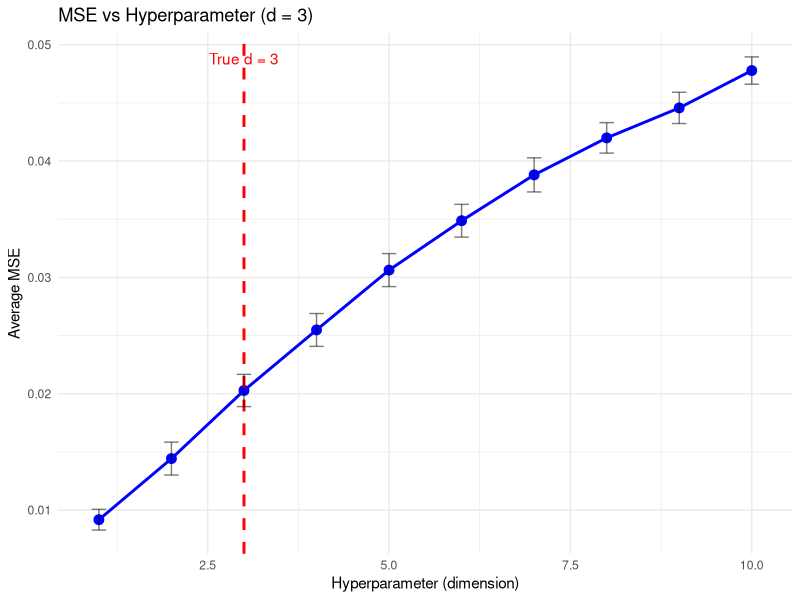

The R script that drew this image:
library(ggplot2)

set.seed(123)

n <- 100
d <- 3
n_reps <- 30
hyper_values <- 1:10

results_df <- data.frame()

for (hyper in hyper_values) {
  mse_values <- numeric(n_reps)

  for (rep in 1:n_reps) {
    X <- matrix(runif(n * d, 0, 0.5), nrow = n, ncol = d)
    X <- t(apply(X, 1, function(x) x / sqrt(sum(x^2)) * 0.7))

    P_true <- X %*% t(X)
    P_true <- pmin(pmax(P_true, 0), 1)
    diag(P_true) <- 0

    A <- matrix(0, n, n)
    for (i in 1:(n-1)) {
      for (j in (i+1):n) {
        if (runif(1) < P_true[i, j]) {
          A[i, j] <- 1
          A[j, i] <- 1
        }
      }
    }

    eigen_result <- eigen(A, symmetric = TRUE)
    eigenvalues <- eigen_result$values[1:hyper]
    eigenvectors <- eigen_result$vectors[, 1:hyper]

    if (hyper == 1) {
      Lambda_sqrt <- sqrt(max(eigenvalues, 0))
      X_hat <- eigenvectors * Lambda_sqrt
    } else {
      Lambda_sqrt <- diag(sqrt(pmax(eigenvalues, 0)))
      X_hat <- eigenvectors %*% Lambda_sqrt
    }

    P_hat <- X_hat %*% t(X_hat)
    P_hat <- pmin(pmax(P_hat, 0), 1)
    diag(P_hat) <- 0

    upper_tri_idx <- upper.tri(P_true)
    P_true_vec <- P_true[upper_tri_idx]
    P_hat_vec <- P_hat[upper_tri_idx]

    mse_values[rep] <- mean((P_true_vec - P_hat_vec)^2)
  }

  avg_mse <- mean(mse_values)
  sd_mse <- sd(mse_values)

  results_df <- rbind(results_df, data.frame(
    hyper = hyper,
    avg_mse = avg_mse,
    sd_mse = sd_mse
  ))

  cat(sprintf("hyper = %2d: MSE = %.6f (SD = %.6f)\n", hyper, avg_mse, sd_mse))
}

p <- ggplot(results_df, aes(x = hyper, y = avg_mse)) +
  geom_line(color = "blue", size = 1) +
  geom_point(color = "blue", size = 3) +
  geom_vline(xintercept = d, color = "red", linetype = "dashed", size = 1) +
  geom_errorbar(aes(ymin = avg_mse - sd_mse, ymax = avg_mse + sd_mse),
                width = 0.2, alpha = 0.5) +
  labs(title = "MSE vs Hyperparameter (d = 3)",
       x = "Hyperparameter (dimension)",
       y = "Average MSE") +
  annotate("text", x = d, y = max(results_df$avg_mse),
           label = sprintf("True d = %d", d), color = "red", vjust = -0.5) +
  theme_minimal()

ggsave("mse_vs_hyper.png", p, width = 8, height = 6)
cat("\nPlot saved as mse_vs_hyper.png\n")

print(results_df)
